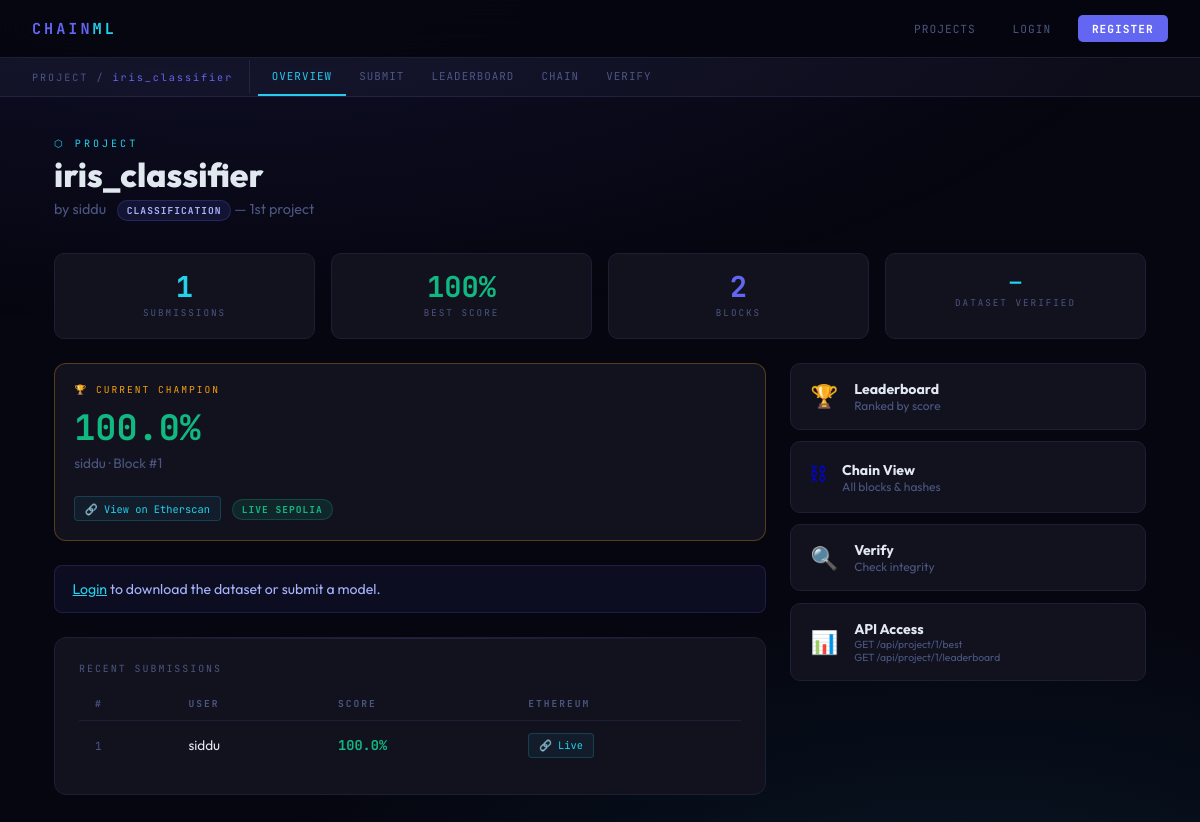
/project/1, run on an earlier commit of the app's database.
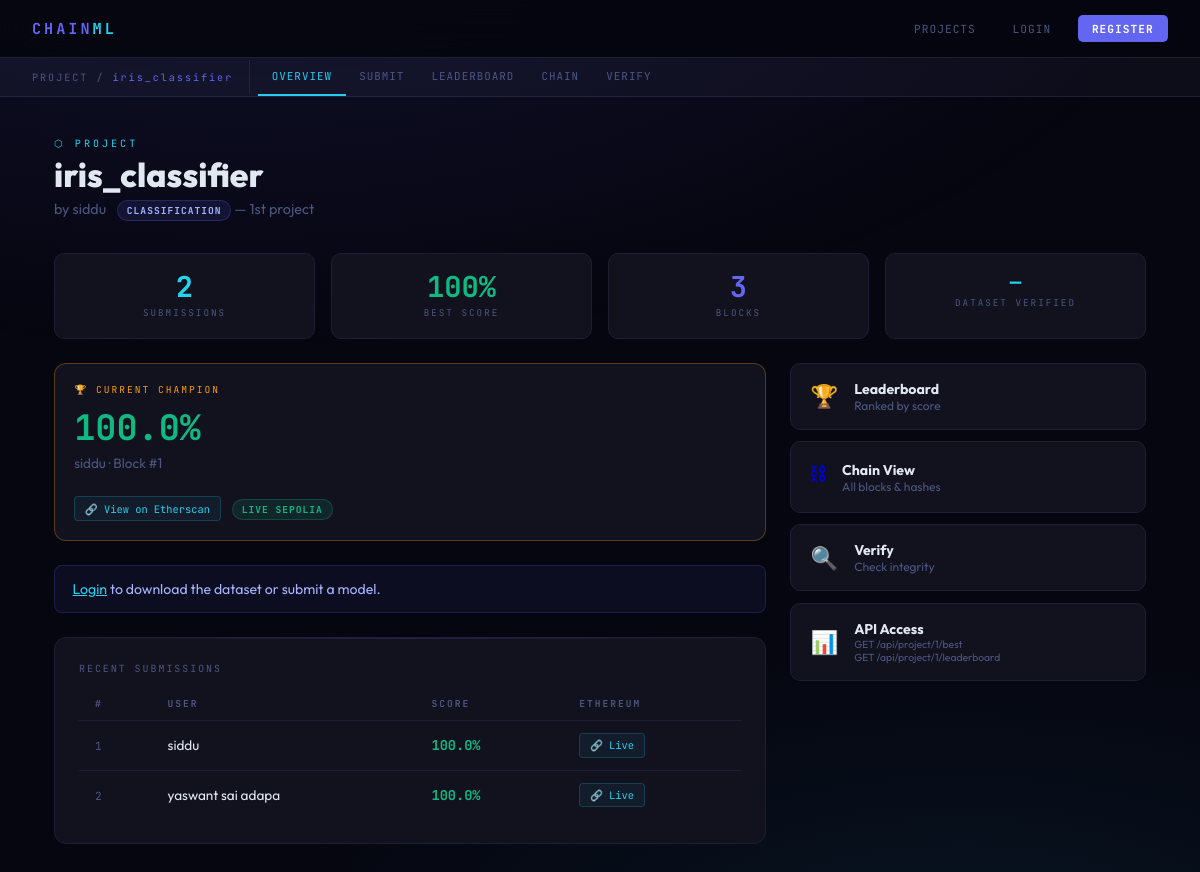
And on a later commit of the database.
### tables this page shows
CREATE TABLE submissions (
        id INTEGER PRIMARY KEY AUTOINCREMENT,
        project_id INTEGER NOT NULL,
        user_id INTEGER NOT NULL,
        model_filename TEXT NOT NULL,
        model_path TEXT NOT NULL,
        model_hash TEXT NOT NULL,
        verified_accuracy REAL NOT NULL,
        combined_hash TEXT NOT NULL,
        eth_tx_hash TEXT NOT NULL,
        eth_tx_url TEXT NOT NULL,
        eth_mode TEXT NOT NULL DEFAULT 'mock',
        block_index INTEGER NOT NULL,
        previous_hash TEXT NOT NULL,
        submitted_at REAL NOT NULL, f1_score REAL DEFAULT NULL, roc_auc REAL DEFAULT NULL, rmse REAL DEFAULT NULL, r2_score REAL DEFAULT NULL, model_card TEXT DEFAULT '',
        FOREIGN KEY(project_id) REFERENCES projects(id),
        FOREIGN KEY(user_id) REFERENCES users(id));

CREATE TABLE users (
        id INTEGER PRIMARY KEY AUTOINCREMENT,
        username TEXT NOT NULL UNIQUE,
        email TEXT NOT NULL UNIQUE,
        password_hash TEXT NOT NULL,
        created_at REAL NOT NULL);

### app.py (the view)
@app.route("/project/<int:pid>")
def project_detail(pid):
    project = get_project(pid)
    if not project: return render_template("404.html"), 404
    submissions = get_project_submissions(pid)
    best = submissions[0] if submissions else None
    is_owner = g.user and g.user["id"] == project["owner_id"]
    return render_template("project_detail.html",
        project=project, submissions=submissions, best=best, is_owner=is_owner)

### app.py (called while the page is built)
@app.before_request
def load_user():
    uid = session.get("user_id")
    g.user = get_user_by_id(uid) if uid else None

@app.context_processor
def inject_user():
    return {"current_user": g.user}

### database.py (called while the page is built)
def get_conn():
    conn = sqlite3.connect(DB_PATH)
    conn.row_factory = sqlite3.Row
    conn.execute("PRAGMA foreign_keys = ON")
    return conn

def get_project(pid):
    conn = get_conn()
    row = conn.execute("""SELECT p.*, u.username AS owner_name
        FROM projects p JOIN users u ON p.owner_id=u.id WHERE p.id=?""", (pid,)).fetchone()
    conn.close(); return dict(row) if row else None

def get_project_submissions(pid):
    conn = get_conn()
    rows = conn.execute("""SELECT s.*, u.username FROM submissions s
        JOIN users u ON s.user_id=u.id WHERE s.project_id=?
        ORDER BY s.verified_accuracy DESC, s.submitted_at ASC""", (pid,)).fetchall()
    conn.close(); return [dict(r) for r in rows]

### templates/project_detail.html (shortened to what the changed rows need)
{% extends "base.html" %}
{% block content %}
<div class="ph">
  <h1>{{ project.name }}</h1>
</div>
<div class="stats-row">
  <div class="stat-card"><span class="snum">{{ submissions|length }}</span><span class="slbl">Submissions</span></div>
  <div class="stat-card"><span class="snum" style="color:var(--green)">{% if best %}{{ "%.0f"|format(best.verified_accuracy*100) }}{% if project.task_type=='regression' %}R²{% else %}%{% endif %}{% else %}—{% endif %}</span><span class="slbl">Best Score</span></div>
  <div class="stat-card"><span class="snum" style="color:var(--accent)">{{ submissions|length + 1 }}</span><span class="slbl">Blocks</span></div>
</div>
<div class="overview-grid">
  <div>
    {% if best %}
    <div class="best-box">
      <div style="font-family:var(--mono);font-size:.6rem;letter-spacing:2px;text-transform:uppercase;color:var(--gold);margin-bottom:.5rem;">🏆 Current Champion</div>
      <div style="font-family:var(--mono);font-size:2.2rem;font-weight:700;color:var(--green);">
        {{ "%.1f"|format(best.verified_accuracy*100) }}{% if project.task_type=='regression' %} R²{% else %}%{% endif %}
      </div>
      <div style="font-size:.85rem;color:var(--muted);margin-top:.2rem;">{{ best.username }} · Block #{{ best.block_index }}</div>
      <div style="margin-top:.8rem;">
        <a href="{{ best.eth_tx_url }}" target="_blank" class="eth-link">
          {% if best.eth_mode=='real' %}🔗 View on Etherscan{% else %}🔗 Etherscan (mock){% endif %}
        </a>
        {% if best.eth_mode=='mock' %}<span class="badge badge-mock" style="margin-left:.5rem;">Mock</span>
        {% else %}<span class="badge badge-green" style="margin-left:.5rem;">Live Sepolia</span>{% endif %}
      </div>
    </div>
    {% endif %}
    {% if submissions %}
    <div class="card">
      <table class="tbl">
        <thead><tr><th>#</th><th>User</th><th>Score</th><th>Ethereum</th></tr></thead>
        <tbody>
        {% for s in submissions[:5] %}
        <tr>
          <td><span style="font-family:var(--mono);font-size:.7rem;color:var(--muted)">{{ s.block_index }}</span></td>
          <td>{{ s.username }}</td>
          <td><span style="font-family:var(--mono);color:var(--green);font-weight:700;">{{ "%.1f"|format(s.verified_accuracy*100) }}{% if project.task_type=='regression' %}R²{% else %}%{% endif %}</span></td>
          <td><a href="{{ s.eth_tx_url }}" target="_blank" class="eth-link">{% if s.eth_mode=='real' %}🔗 Live{% else %}🔗 Mock{% endif %}</a></td>
        </tr>
        {% endfor %}
        </tbody>
      </table>
    </div>
    {% endif %}
  </div>
</div>
{% endblock %}

What changed in the data, as far as the page shows it:
added submissions: block_index "2", username "yaswant sai adapa", s.verified_accuracy*100 "100.0", eth_mode "🔗 Live"
Also different on the page:
{{ submissions|length }}: "1" → "2"
{{ submissions|length + 1 }}: "2" → "3"
